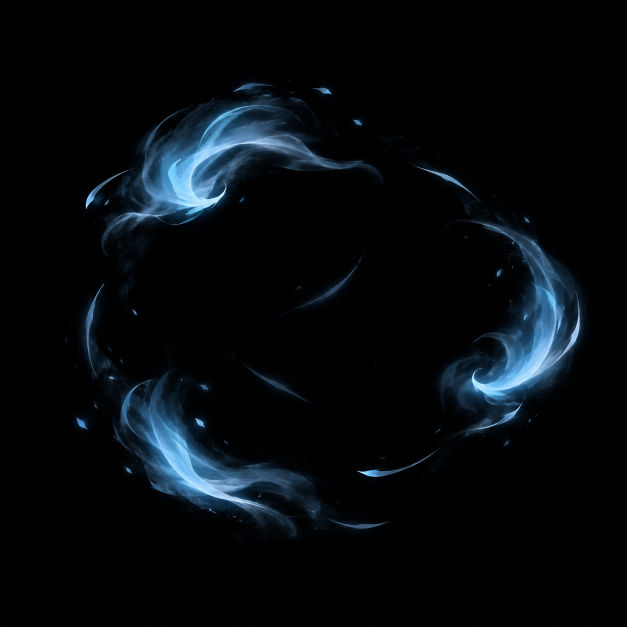
#> input picture KingdomWatch/docs/frost-field-v3/frost-mist-source.png, 1254 x 1254 px (shown at 1/2 size)
$ python prepare.py
#> lines starting #> are read from the running program, lines starting #| are printed output that depends on the picture
"""Prepare the generated black-backed RGB mist for additive rendering."""
from pathlib import Path
import json
import numpy as np
from PIL import Image

root = Path(__file__).resolve().parents[2]
source = Image.open(root / 'docs/frost-field-v3/frost-mist-source.png').convert('RGB')
#> source is the input picture: PIL image 1254x1254 RGB; mean R, G, B 5.8, 10.1, 13.7
image = source.resize((512, 512), Image.Resampling.LANCZOS)
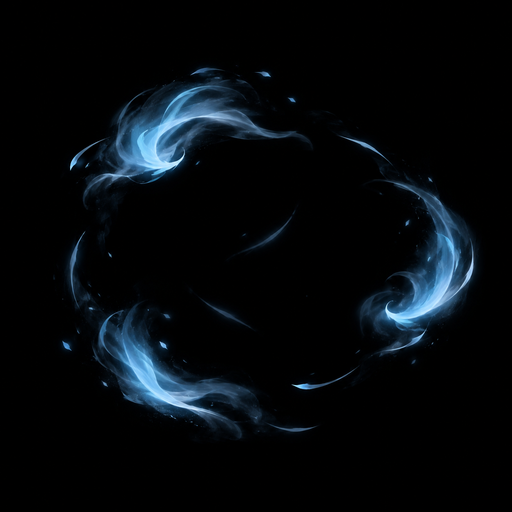
#> image: PIL image 512x512 RGB; mean R, G, B 5.8, 10.1, 13.7
rgb = np.asarray(image).astype(np.float32)
# Remove the faint near-black pedestal; it must never brighten a rectangular quad.
rgb = np.clip((rgb - 3.0) * (255.0 / 252.0), 0, 255).astype(np.uint8)
target = root / 'assets/resources/fx/frost_mist_v3.png'
Image.fromarray(rgb).save(target, optimize=True)
report = {
    'source_dimensions': list(source.size),
    'runtime_dimensions': [512, 512],
#> (the run stopped early here; a loop or call above may not have finished)
